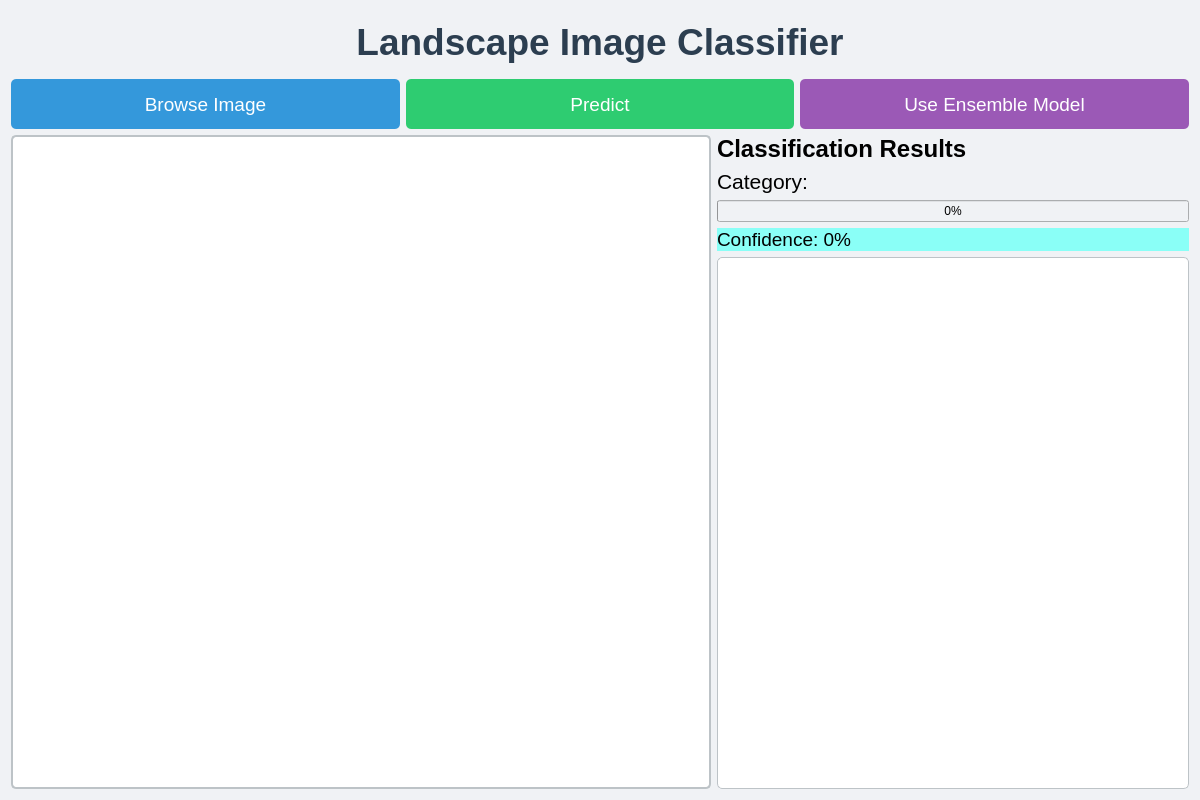
<?xml version="1.0" encoding="UTF-8"?>
<ui version="4.0">
 <class>Form</class>
 <widget class="QWidget" name="Form">
  <property name="geometry">
   <rect>
    <x>0</x>
    <y>0</y>
    <width>1200</width>
    <height>800</height>
   </rect>
  </property>
  <property name="windowTitle">
   <string>Landscape Classifier</string>
  </property>
  <property name="styleSheet">
   <string notr="true">background-color: #f0f2f5;</string>
  </property>
  <layout class="QVBoxLayout" name="verticalLayout">
   <item>
    <widget class="QLabel" name="titleLabel">
     <property name="font">
      <font>
       <pointsize>28</pointsize>
       <weight>75</weight>
       <bold>true</bold>
      </font>
     </property>
     <property name="styleSheet">
      <string notr="true">color: #2c3e50; padding: 10px;</string>
     </property>
     <property name="text">
      <string>Landscape Image Classifier</string>
     </property>
     <property name="alignment">
      <set>Qt::AlignCenter</set>
     </property>
    </widget>
   </item>
   <item>
    <layout class="QHBoxLayout" name="buttonLayout">
     <item>
      <widget class="QPushButton" name="browseButton">
       <property name="minimumSize">
        <size>
         <width>150</width>
         <height>50</height>
        </size>
       </property>
       <property name="font">
        <font>
         <pointsize>14</pointsize>
        </font>
       </property>
       <property name="styleSheet">
        <string notr="true">
         background-color: #3498db;
         color: white;
         border-radius: 5px;
         padding: 10px;
        </string>
       </property>
       <property name="text">
        <string>Browse Image</string>
       </property>
      </widget>
     </item>
     <item>
      <widget class="QPushButton" name="predictButton">
       <property name="minimumSize">
        <size>
         <width>150</width>
         <height>50</height>
        </size>
       </property>
       <property name="font">
        <font>
         <pointsize>14</pointsize>
        </font>
       </property>
       <property name="styleSheet">
        <string notr="true">
         background-color: #2ecc71;
         color: white;
         border-radius: 5px;
         padding: 10px;
        </string>
       </property>
       <property name="text">
        <string>Predict</string>
       </property>
      </widget>
     </item>
     <item>
      <widget class="QPushButton" name="ensembleButton">
       <property name="minimumSize">
        <size>
         <width>180</width>
         <height>50</height>
        </size>
       </property>
       <property name="font">
        <font>
         <pointsize>14</pointsize>
        </font>
       </property>
       <property name="styleSheet">
        <string notr="true">
         background-color: #9b59b6;
         color: white;
         border-radius: 5px;
         padding: 10px;
        </string>
       </property>
       <property name="text">
        <string>Use Ensemble Model</string>
       </property>
      </widget>
     </item>
    </layout>
   </item>
   <item>
    <layout class="QHBoxLayout" name="mainContentLayout">
     <item>
      <widget class="QGraphicsView" name="imageView">
       <property name="minimumSize">
        <size>
         <width>700</width>
         <height>500</height>
        </size>
       </property>
       <property name="styleSheet">
        <string notr="true">
         border: 2px solid #bdc3c7;
         border-radius: 5px;
         background-color: white;
        </string>
       </property>
      </widget>
     </item>
     <item>
      <layout class="QVBoxLayout" name="resultsLayout">
       <item>
        <widget class="QLabel" name="resultTitle">
         <property name="font">
          <font>
           <pointsize>18</pointsize>
           <weight>75</weight>
           <bold>true</bold>
          </font>
         </property>
         <property name="text">
          <string>Classification Results</string>
         </property>
        </widget>
       </item>
       <item>
        <widget class="QLabel" name="categoryLabel">
         <property name="font">
          <font>
           <pointsize>16</pointsize>
          </font>
         </property>
         <property name="text">
          <string>Category: </string>
         </property>
        </widget>
       </item>
       <item>
        <widget class="QProgressBar" name="confidenceBar">
         <property name="value">
          <number>0</number>
         </property>
         <property name="textVisible">
          <bool>true</bool>
         </property>
        </widget>
       </item>
       <item>
        <widget class="QLabel" name="confidenceLabel">
         <property name="font">
          <font>
           <pointsize>14</pointsize>
          </font>
         </property>
         <property name="styleSheet">
          <string notr="true">background-color: rgb(138, 255, 247);</string>
         </property>
         <property name="text">
          <string>Confidence: 0%</string>
         </property>
        </widget>
       </item>
       <item>
        <widget class="QTextEdit" name="detailsText">
         <property name="styleSheet">
          <string notr="true">
           background-color: white;
           border: 1px solid #bdc3c7;
           border-radius: 5px;
           padding: 5px;
          </string>
         </property>
         <property name="readOnly">
          <bool>true</bool>
         </property>
        </widget>
       </item>
      </layout>
     </item>
    </layout>
   </item>
  </layout>
 </widget>
 <resources/>
 <connections/>
</ui>
